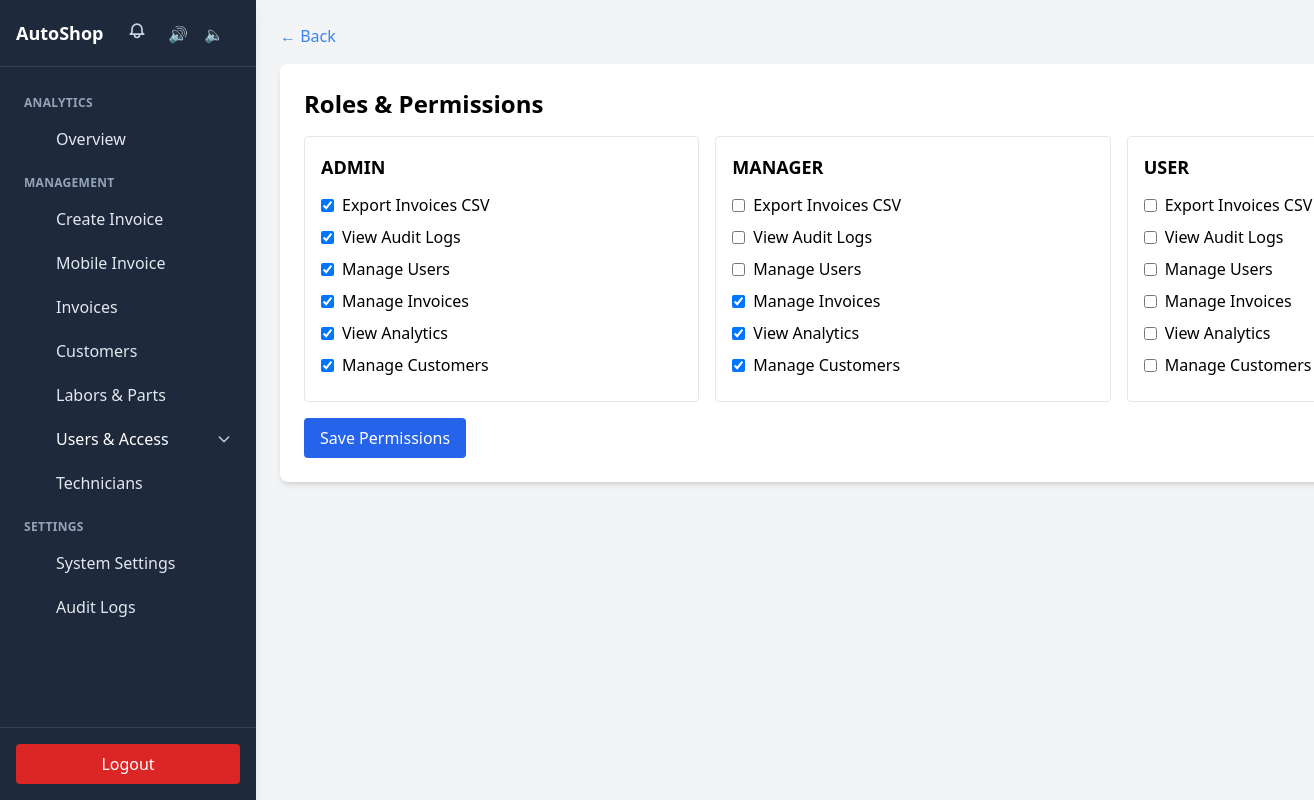
/admin/permissions.php (signed in), run on the app's committed database.
### tables this page shows
CREATE TABLE permissions (
    id INT AUTO_INCREMENT PRIMARY KEY,
    name VARCHAR(100) UNIQUE NOT NULL,
    label VARCHAR(150) NOT NULL,
    description TEXT NULL,
    created_at TIMESTAMP DEFAULT CURRENT_TIMESTAMP
);

### admin/permissions.php (the view, shortened to what this page needs)
<?php
require '../config.php';
$permsStmt = $pdo->query('SELECT * FROM permissions ORDER BY id');
$permissions = $permsStmt->fetchAll();
$roles = ['admin', 'manager', 'user'];
$rolePerms = [];
$stmt = $pdo->prepare('SELECT permission_id FROM role_permissions WHERE role = ?');
foreach ($roles as $r) {
    $stmt->execute([$r]);
    $ids = $stmt->fetchAll(PDO::FETCH_COLUMN);
    $rolePerms[$r] = $ids ?: [];
}
?>
<!DOCTYPE html>
<html lang="en">
<head>
    <script src="https://cdn.tailwindcss.com"></script>
</head>
<body class="bg-gray-100 p-4 md:p-6 min-h-screen overflow-x-hidden font-sans antialiased">
    <?php include __DIR__ . '/../partials/sidebar.php'; ?>
    <div class="container mx-auto ml-0 md:ml-64">
        <a href="index.php" class="text-blue-500 hover:underline mb-4 inline-block">&larr; Back</a>
        <div class="bg-white p-4 md:p-6 rounded-lg shadow-md">
            <h2 class="text-2xl font-bold mb-4">Roles & Permissions</h2>
            <form method="post" action="save_permissions.php">
                <div class="grid grid-cols-1 md:grid-cols-3 gap-4">
                    <?php foreach ($roles as $r): ?>
                    <div class="border rounded p-4">
                        <h3 class="font-semibold mb-3 text-lg"><?php echo strtoupper($r); ?></h3>
                        <?php foreach ($permissions as $p): ?>
                            <label class="flex items-center gap-2 mb-2 block">
                                <input type="checkbox" name="perm_<?php echo $r; ?>[]" value="<?php echo $p['id']; ?>" <?php echo in_array($p['id'], $rolePerms[$r]) ? 'checked' : ''; ?>>
                                <span class="font-medium"><?php echo htmlspecialchars($p['label']); ?></span>
                            </label>
                        <?php endforeach; ?>
                    </div>
                    <?php endforeach; ?>
                </div>
                <button type="submit" class="mt-4 bg-blue-600 text-white px-4 py-2 rounded">Save Permissions</button>
            </form>
        </div>
    </div>
</body>
</html>

### partials/sidebar.php (shortened to what this page needs)
<?php
$scriptDir = rtrim(dirname($_SERVER['SCRIPT_NAME']), '/');
$parts = array_values(array_filter(explode('/', $scriptDir), 'strlen'));
$originalDepth = count($parts);
if (end($parts) === 'admin') array_pop($parts);
$appRoot = str_repeat('../', $originalDepth - count($parts));
$menu_sections = [
    ['label' => 'Analytics', 'items' => [
        ['label' => 'Overview', 'href' => $appRoot . '/admin/index.php', 'icon' => 'home', 'permission' => null]
    ]],
    ['label' => 'Management', 'items' => [
        ['label' => 'Create Invoice', 'href' => $appRoot . '/index.php', 'icon' => 'plus', 'permission' => null],
        ['label' => 'Mobile Invoice', 'href' => $appRoot . '/mobile_invoice.php', 'icon' => 'mobile-alt', 'permission' => null],
        ['label' => 'Invoices', 'href' => $appRoot . '/manager.php', 'icon' => 'file-text', 'permission' => null],
        ['label' => 'Customers', 'href' => $appRoot . '/admin/customers.php', 'icon' => 'users', 'permission' => 'manage_customers'],
        ['label' => 'Labors & Parts', 'href' => $appRoot . '/admin/labors_parts_pro.php', 'icon' => 'wrench', 'permission' => 'manage_prices'],
        ['label' => 'Users & Access', 'icon' => 'user', 'permission' => 'manage_users', 'children' => [
            ['label' => 'Users', 'href' => $appRoot . '/admin/users.php', 'permission' => 'manage_users'],
            ['label' => 'Roles & Permissions', 'href' => $appRoot . '/admin/permissions.php', 'permission' => 'manage_permissions']
        ]],
        ['label' => 'Technicians', 'href' => $appRoot . '/admin/technicians.php', 'icon' => 'user', 'permission' => 'manage_users']
    ]],
    ['label' => 'Settings', 'items' => [
        ['label' => 'System Settings', 'href' => $appRoot . '/admin/settings.php', 'icon' => 'shield', 'permission' => 'manage_settings'],
        ['label' => 'Audit Logs', 'href' => $appRoot . '/admin/logs.php', 'icon' => 'clock', 'permission' => 'view_logs']
    ]]
];
$logoutHref = $appRoot . '/logout.php';
function isActive($href){
    return (strpos($_SERVER['SCRIPT_NAME'], $href) !== false) || basename($_SERVER['SCRIPT_NAME']) === basename($href);
}
function svgIcon($name){
    return $icons[$name] ?? '';
}
?>
<div id="site-sidebar" class="fixed inset-y-0 left-0 z-40 w-64 bg-slate-800 text-white shadow-lg transform -translate-x-full md:translate-x-0 transition-all duration-300" role="navigation" aria-hidden="true">
    <div class="h-full flex flex-col">
        <div class="p-4 border-b border-slate-700 flex items-center justify-between">
            <div class="flex items-center gap-3">
                <div class="font-bold text-lg">AutoShop</div>
                <?php if (isset($_SESSION['role']) && in_array($_SESSION['role'], ['admin', 'manager'])): ?>
                <div id="notif-root" class="relative">
                    <button id="notifButton" class="ml-2 text-slate-300 hover:text-white p-1 rounded focus:outline-none" title="Notifications" aria-label="Notifications">
                    </button>
                    <button id="notifTestButton" class="ml-2 text-slate-300 hover:text-white p-1 rounded focus:outline-none" title="Test sound" aria-label="Test sound">🔊</button>
                    <button id="notifMuteButton" class="ml-1 text-slate-300 hover:text-white p-1 rounded focus:outline-none" title="Mute notifications" aria-label="Mute notifications">🔈</button>
                </div>
                <?php endif; ?>
            </div>
        </div>
        <nav class="flex-1 overflow-y-auto p-3" aria-label="Primary navigation">
            <?php foreach ($menu_sections as $section): ?>
                <div class="mt-4">
                    <div class="px-3 text-xs uppercase tracking-wide text-slate-400 font-semibold mb-2"><?php echo htmlspecialchars($section['label']); ?></div>
                    <ul role="menu" class="space-y-1">
                        <?php foreach ($section['items'] as $item):
                            $href = $item['href'] ?? '#';
                            if (!preg_match('#^https?://#i', $href) && $href !== '#'){
                                $parts = array_values(array_filter(explode('/', $href), 'strlen'));
                                $clean = [];
                                foreach ($parts as $p) { if (count($clean) === 0 || end($clean) !== $p) $clean[] = $p; }
                                $href = rtrim($appRoot, '/') . '/' . implode('/', $clean);
                            }
                            $hasChildren = !empty($item['children']);
                            $active = isActive($href);
                            $id = 'menu-' . md5($section['label'] . '|' . ($item['label'] ?? ''));
                        ?>
                        <li role="none">
                            <?php if ($hasChildren): ?>
                                <button role="menuitem" aria-haspopup="true" aria-expanded="false" data-accordion-button="<?php echo $id; ?>" class="w-full flex items-center justify-between gap-3 px-3 py-2 rounded-lg text-left hover:bg-slate-700 transition">
                                    <span class="flex items-center gap-3">
                                        <span class="w-5 h-5 flex-shrink-0" aria-hidden="true"><?php echo svgIcon($item['icon'] ?? 'file-text'); ?></span>
                                        <span class="sidebar-text"><?php echo htmlspecialchars($item['label']); ?></span>
                                    </span>
                                    <span class="flex items-center gap-2">
                                        <svg class="w-4 h-4 text-slate-300" fill="none" stroke="currentColor" viewBox="0 0 24 24"><path stroke-linecap="round" stroke-linejoin="round" stroke-width="2" d="M19 9l-7 7-7-7"/></svg>
                                    </span>
                                </button>
                            <?php else: ?>
                                <a role="menuitem" href="<?php echo htmlspecialchars($href); ?>" class="flex items-center gap-3 px-3 py-2 rounded-lg hover:bg-slate-700 transition <?php echo $active ? 'bg-yellow-500 text-slate-900 font-semibold' : 'text-slate-200'; ?>">
                                    <span class="w-5 h-5 flex-shrink-0" aria-hidden="true"><?php echo svgIcon($item['icon'] ?? 'file-text'); ?></span>
                                    <span class="sidebar-text"><?php echo htmlspecialchars($item['label']); ?></span>
                                </a>
                            <?php endif; ?>
                        </li>
                        <?php endforeach; ?>
                    </ul>
                </div>
            <?php endforeach; ?>
        </nav>
        <div class="p-4 border-t border-slate-700">
            <a href="<?php echo htmlspecialchars($logoutHref); ?>" class="block px-3 py-2 rounded bg-red-600 hover:bg-red-500 text-white text-center">Logout</a>
        </div>
    </div>
</div>

### partials/sidebar.php (style rules this page uses)
main, .container, .max-w-7xl { margin-left: 16rem; }

### data on the page
permissions: id "☑", label "Export Invoices CSV"
permissions: id "☑", label "View Audit Logs"
permissions: id "☑", label "Manage Users"
permissions: id "☑", label "Manage Invoices"
permissions: id "☑", label "View Analytics"
permissions: id "☑", label "Manage Customers"

### other printed values
$section['label'] "ANALYTICS"
$item['label'] "Overview"
$section['label'] "MANAGEMENT"
$item['label'] "Create Invoice"
$item['label'] "Mobile Invoice"
$item['label'] "Invoices"
$item['label'] "Customers"
$item['label'] "Labors & Parts"
$item['label'] "Users & Access"
$item['label'] "Technicians"
$section['label'] "SETTINGS"
$item['label'] "System Settings"
$item['label'] "Audit Logs"
$r "ADMIN"
$r "MANAGER"
